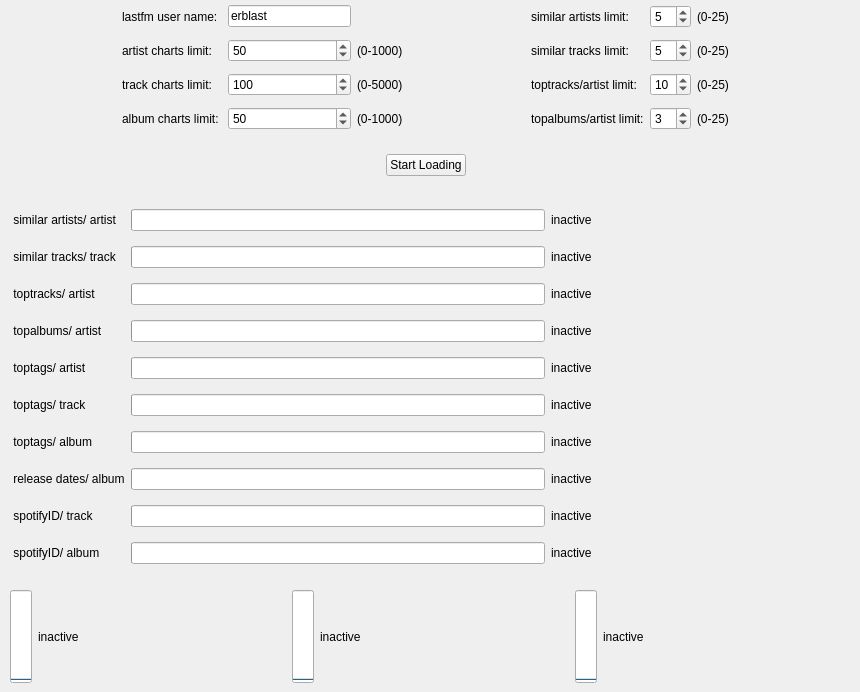
    <widget class="QWidget" name="tab_load">
     <property name="toolTip">
      <string/>
     </property>
     <property name="statusTip">
      <string/>
     </property>
     <property name="whatsThis">
      <string/>
     </property>
     <attribute name="title">
      <string>Load</string>
     </attribute>
     <widget class="QWidget" name="gridLayoutWidget">
      <property name="geometry">
       <rect>
        <x>0</x>
        <y>0</y>
        <width>851</width>
        <height>137</height>
       </rect>
      </property>
      <layout class="QGridLayout" name="gridLayout">
       <item row="2" column="1">
        <widget class="QLabel" name="lab_limit_charts_track">
         <property name="text">
          <string>track charts limit: </string>
         </property>
        </widget>
       </item>
       <item row="0" column="5">
        <widget class="QLabel" name="lab_limit_similar_artist">
         <property name="text">
          <string>similar artists limit: </string>
         </property>
        </widget>
       </item>
       <item row="0" column="7">
        <widget class="QLabel" name="lab_rec_similar_artist">
         <property name="text">
          <string>(0-25)</string>
         </property>
        </widget>
       </item>
       <item row="0" column="4">
        <spacer name="horizontalSpacer">
         <property name="orientation">
          <enum>Qt::Horizontal</enum>
         </property>
         <property name="sizeHint" stdset="0">
          <size>
           <width>40</width>
           <height>20</height>
          </size>
         </property>
        </spacer>
       </item>
       <item row="1" column="3">
        <widget class="QLabel" name="lab_rec_charts_artist">
         <property name="text">
          <string>(0-1000)</string>
         </property>
        </widget>
       </item>
       <item row="0" column="8">
        <spacer name="horizontalSpacer_4">
         <property name="orientation">
          <enum>Qt::Horizontal</enum>
         </property>
         <property name="sizeHint" stdset="0">
          <size>
           <width>40</width>
           <height>20</height>
          </size>
         </property>
        </spacer>
       </item>
       <item row="1" column="1">
        <widget class="QLabel" name="lab_limit_charts_artist">
         <property name="text">
          <string>artist charts limit: </string>
         </property>
        </widget>
       </item>
       <item row="1" column="5">
        <widget class="QLabel" name="lab_limit_similar_track">
         <property name="text">
          <string>similar tracks limit: </string>
         </property>
        </widget>
       </item>
       <item row="2" column="3">
        <widget class="QLabel" name="lab_rec_charts_track">
         <property name="text">
          <string>(0-5000)</string>
         </property>
        </widget>
       </item>
       <item row="0" column="0">
        <spacer name="horizontalSpacer_3">
         <property name="orientation">
          <enum>Qt::Horizontal</enum>
         </property>
         <property name="sizeHint" stdset="0">
          <size>
           <width>40</width>
           <height>20</height>
          </size>
         </property>
        </spacer>
       </item>
       <item row="0" column="1">
        <widget class="QLabel" name="lab_user_name">
         <property name="text">
          <string>lastfm user name:</string>
         </property>
        </widget>
       </item>
       <item row="3" column="5">
        <widget class="QLabel" name="lab_limit_topalbums">
         <property name="text">
          <string>topalbums/artist limit:</string>
         </property>
        </widget>
       </item>
       <item row="2" column="5">
        <widget class="QLabel" name="lab_limit_toptracks">
         <property name="text">
          <string>toptracks/artist limit:</string>
         </property>
        </widget>
       </item>
       <item row="1" column="7">
        <widget class="QLabel" name="lab_rec_similar_track">
         <property name="text">
          <string>(0-25)</string>
         </property>
        </widget>
       </item>
       <item row="2" column="7">
        <widget class="QLabel" name="lab_rec_toptracks">
         <property name="text">
          <string>(0-25)</string>
         </property>
        </widget>
       </item>
       <item row="0" column="2">
        <widget class="QLineEdit" name="in_txt_user">
         <property name="text">
          <string>erblast</string>
         </property>
        </widget>
       </item>
       <item row="3" column="1">
        <widget class="QLabel" name="lab_limit_chart_album">
         <property name="text">
          <string>album charts limit: </string>
         </property>
        </widget>
       </item>
       <item row="3" column="3">
        <widget class="QLabel" name="lab_rec_charts_album">
         <property name="text">
          <string>(0-1000)</string>
         </property>
        </widget>
       </item>
       <item row="3" column="7">
        <widget class="QLabel" name="lab_rec_topalbums">
         <property name="text">
          <string>(0-25)</string>
         </property>
        </widget>
       </item>
       <item row="1" column="2">
        <widget class="QSpinBox" name="in_box_limit_charts_artist">
         <property name="maximum">
          <number>1000</number>
         </property>
         <property name="value">
          <number>50</number>
         </property>
        </widget>
       </item>
       <item row="2" column="2">
        <widget class="QSpinBox" name="in_box_limit_charts_track">
         <property name="maximum">
          <number>5000</number>
         </property>
         <property name="value">
          <number>100</number>
         </property>
        </widget>
       </item>
       <item row="3" column="2">
        <widget class="QSpinBox" name="in_box_limit_charts_album">
         <property name="maximum">
          <number>1000</number>
         </property>
         <property name="value">
          <number>50</number>
         </property>
        </widget>
       </item>
       <item row="0" column="6">
        <widget class="QSpinBox" name="in_box_limit_similar_artist">
         <property name="maximum">
          <number>25</number>
         </property>
         <property name="value">
          <number>5</number>
         </property>
        </widget>
       </item>
       <item row="1" column="6">
        <widget class="QSpinBox" name="in_box_limit_similar_track">
         <property name="maximum">
          <number>25</number>
         </property>
         <property name="value">
          <number>5</number>
         </property>
        </widget>
       </item>
       <item row="2" column="6">
        <widget class="QSpinBox" name="in_box_limit_toptracks">
         <property name="maximum">
          <number>25</number>
         </property>
         <property name="value">
          <number>10</number>
         </property>
        </widget>
       </item>
       <item row="3" column="6">
        <widget class="QSpinBox" name="in_box_limit_topalbums">
         <property name="maximum">
          <number>25</number>
         </property>
         <property name="value">
          <number>3</number>
         </property>
        </widget>
       </item>
      </layout>
     </widget>
     <widget class="QWidget" name="horizontalLayoutWidget">
      <property name="geometry">
       <rect>
        <x>0</x>
        <y>140</y>
        <width>851</width>
        <height>51</height>
       </rect>
      </property>
      <layout class="QHBoxLayout" name="horizontalLayout">
       <item>
        <spacer name="horizontalSpacer_2">
         <property name="orientation">
          <enum>Qt::Horizontal</enum>
         </property>
         <property name="sizeHint" stdset="0">
          <size>
           <width>40</width>
           <height>20</height>
          </size>
         </property>
        </spacer>
       </item>
       <item>
        <widget class="QPushButton" name="btn_load">
         <property name="text">
          <string>Start Loading</string>
         </property>
        </widget>
       </item>
       <item>
        <spacer name="horizontalSpacer_5">
         <property name="orientation">
          <enum>Qt::Horizontal</enum>
         </property>
         <property name="sizeHint" stdset="0">
          <size>
           <width>40</width>
           <height>20</height>
          </size>
         </property>
        </spacer>
       </item>
      </layout>
     </widget>
     <widget class="QWidget" name="gridLayoutWidget_2">
      <property name="geometry">
       <rect>
        <x>10</x>
        <y>200</y>
        <width>841</width>
        <height>373</height>
       </rect>
      </property>
      <layout class="QGridLayout" name="gridLayout_2">
       <item row="4" column="2">
        <widget class="QLabel" name="lab_thr_status_toptags_artist">
         <property name="minimumSize">
          <size>
           <width>300</width>
           <height>0</height>
          </size>
         </property>
         <property name="text">
          <string>inactive</string>
         </property>
        </widget>
       </item>
       <item row="3" column="2">
        <widget class="QLabel" name="lab_thr_status_topalbums">
         <property name="minimumSize">
          <size>
           <width>300</width>
           <height>0</height>
          </size>
         </property>
         <property name="text">
          <string>inactive</string>
         </property>
        </widget>
       </item>
       <item row="4" column="1">
        <widget class="QProgressBar" name="bar_toptags_artist">
         <property name="value">
          <number>0</number>
         </property>
         <property name="textVisible">
          <bool>false</bool>
         </property>
        </widget>
       </item>
       <item row="6" column="2">
        <widget class="QLabel" name="lab_thr_status_toptags_album">
         <property name="minimumSize">
          <size>
           <width>300</width>
           <height>0</height>
          </size>
         </property>
         <property name="text">
          <string>inactive</string>
         </property>
        </widget>
       </item>
       <item row="2" column="2">
        <widget class="QLabel" name="lab_thr_status_toptracks">
         <property name="minimumSize">
          <size>
           <width>300</width>
           <height>0</height>
          </size>
         </property>
         <property name="text">
          <string>inactive</string>
         </property>
        </widget>
       </item>
       <item row="2" column="0">
        <widget class="QLabel" name="lab_thr_toptracks">
         <property name="text">
          <string> toptracks/ artist</string>
         </property>
        </widget>
       </item>
       <item row="3" column="0">
        <widget class="QLabel" name="lab_thr_topalbums">
         <property name="text">
          <string> topalbums/ artist</string>
         </property>
        </widget>
       </item>
       <item row="5" column="2">
        <widget class="QLabel" name="lab_thr_status_toptags_track">
         <property name="minimumSize">
          <size>
           <width>300</width>
           <height>0</height>
          </size>
         </property>
         <property name="text">
          <string>inactive</string>
         </property>
        </widget>
       </item>
       <item row="7" column="2">
        <widget class="QLabel" name="lab_thr_status_mbinfo">
         <property name="minimumSize">
          <size>
           <width>300</width>
           <height>0</height>
          </size>
         </property>
         <property name="text">
          <string>inactive</string>
         </property>
        </widget>
       </item>
       <item row="5" column="0">
        <widget class="QLabel" name="lab_thr_toptags_track">
         <property name="text">
          <string> toptags/ track</string>
         </property>
        </widget>
       </item>
       <item row="8" column="0">
        <widget class="QLabel" name="lab_thr_spotifyID_track">
         <property name="text">
          <string> spotifyID/ track</string>
         </property>
        </widget>
       </item>
       <item row="9" column="2">
        <widget class="QLabel" name="lab_thr_status_spotifyID_album">
         <property name="minimumSize">
          <size>
           <width>300</width>
           <height>0</height>
          </size>
         </property>
         <property name="text">
          <string>inactive</string>
         </property>
        </widget>
       </item>
       <item row="9" column="0">
        <widget class="QLabel" name="lab_thr_spotifyID_album">
         <property name="text">
          <string> spotifyID/ album</string>
         </property>
        </widget>
       </item>
       <item row="6" column="0">
        <widget class="QLabel" name="lab_thr_toptags_album">
         <property name="text">
          <string> toptags/ album</string>
         </property>
        </widget>
       </item>
       <item row="1" column="0">
        <widget class="QLabel" name="lab_thr_similar_track">
         <property name="text">
          <string> similar tracks/ track</string>
         </property>
        </widget>
       </item>
       <item row="8" column="2">
        <widget class="QLabel" name="lab_thr_status_spotifyID_track">
         <property name="minimumSize">
          <size>
           <width>300</width>
           <height>0</height>
          </size>
         </property>
         <property name="text">
          <string>inactive</string>
         </property>
        </widget>
       </item>
       <item row="1" column="2">
        <widget class="QLabel" name="lab_thr_status_similar_track">
         <property name="minimumSize">
          <size>
           <width>300</width>
           <height>0</height>
          </size>
         </property>
         <property name="text">
          <string>inactive</string>
         </property>
        </widget>
       </item>
       <item row="1" column="1">
        <widget class="QProgressBar" name="bar_similar_track">
         <property name="value">
          <number>0</number>
         </property>
         <property name="textVisible">
          <bool>false</bool>
         </property>
        </widget>
       </item>
       <item row="7" column="0">
        <widget class="QLabel" name="lab_thr_mbinfo">
         <property name="text">
          <string> release dates/ album</string>
         </property>
        </widget>
       </item>
       <item row="2" column="1">
        <widget class="QProgressBar" name="bar_toptracks">
         <property name="value">
          <number>0</number>
         </property>
         <property name="textVisible">
          <bool>false</bool>
         </property>
        </widget>
       </item>
       <item row="6" column="1">
        <widget class="QProgressBar" name="bar_toptags_album">
         <property name="value">
          <number>0</number>
         </property>
         <property name="textVisible">
          <bool>false</bool>
         </property>
        </widget>
       </item>
       <item row="0" column="2">
        <widget class="QLabel" name="lab_thr_status_similar_artist">
         <property name="minimumSize">
          <size>
           <width>300</width>
           <height>0</height>
          </size>
         </property>
         <property name="text">
          <string>inactive</string>
         </property>
        </widget>
       </item>
       <item row="8" column="1">
        <widget class="QProgressBar" name="bar_spotifyID_track">
         <property name="value">
          <number>0</number>
         </property>
         <property name="textVisible">
          <bool>false</bool>
         </property>
        </widget>
       </item>
       <item row="3" column="1">
        <widget class="QProgressBar" name="bar_topalbums">
         <property name="value">
          <number>0</number>
         </property>
         <property name="textVisible">
          <bool>false</bool>
         </property>
        </widget>
       </item>
       <item row="0" column="0">
        <widget class="QLabel" name="lab_thr_similar_artist">
         <property name="text">
          <string> similar artists/ artist</string>
         </property>
        </widget>
       </item>
       <item row="0" column="1">
        <widget class="QProgressBar" name="bar_similar_artist">
         <property name="value">
          <number>0</number>
         </property>
         <property name="textVisible">
          <bool>false</bool>
         </property>
        </widget>
       </item>
       <item row="4" column="0">
        <widget class="QLabel" name="lab_thr_toptags_artist">
         <property name="text">
          <string> toptags/ artist</string>
         </property>
        </widget>
       </item>
       <item row="5" column="1">
        <widget class="QProgressBar" name="bar_toptags_track">
         <property name="value">
          <number>0</number>
         </property>
         <property name="textVisible">
          <bool>false</bool>
         </property>
        </widget>
       </item>
       <item row="7" column="1">
        <widget class="QProgressBar" name="bar_mbinfo">
         <property name="value">
          <number>0</number>
         </property>
         <property name="textVisible">
          <bool>false</bool>
         </property>
        </widget>
       </item>
       <item row="9" column="1">
        <widget class="QProgressBar" name="bar_spotifyID_album">
         <property name="value">
          <number>0</number>
         </property>
         <property name="textVisible">
          <bool>false</bool>
         </property>
        </widget>
       </item>
      </layout>
     </widget>
     <widget class="QWidget" name="horizontalLayoutWidget_3">
      <property name="geometry">
       <rect>
        <x>10</x>
        <y>590</y>
        <width>841</width>
        <height>93</height>
       </rect>
      </property>
      <layout class="QHBoxLayout" name="horizontalLayout_3">
       <item>
        <widget class="QProgressBar" name="bar_call_lastfm">
         <property name="maximum">
          <number>1500</number>
         </property>
         <property name="value">
          <number>0</number>
         </property>
         <property name="textVisible">
          <bool>false</bool>
         </property>
         <property name="orientation">
          <enum>Qt::Vertical</enum>
         </property>
        </widget>
       </item>
       <item>
        <widget class="QLabel" name="lab_lastfm">
         <property name="text">
          <string>inactive</string>
         </property>
         <property name="wordWrap">
          <bool>true</bool>
         </property>
        </widget>
       </item>
       <item>
        <widget class="QProgressBar" name="bar_call_spotify">
         <property name="maximum">
          <number>1500</number>
         </property>
         <property name="value">
          <number>0</number>
         </property>
         <property name="textVisible">
          <bool>false</bool>
         </property>
         <property name="orientation">
          <enum>Qt::Vertical</enum>
         </property>
        </widget>
       </item>
       <item>
        <widget class="QLabel" name="lab_spotify">
         <property name="text">
          <string>inactive</string>
         </property>
         <property name="wordWrap">
          <bool>true</bool>
         </property>
        </widget>
       </item>
       <item>
        <widget class="QProgressBar" name="bar_call_mbinfo">
         <property name="maximum">
          <number>20</number>
         </property>
         <property name="value">
          <number>0</number>
         </property>
         <property name="textVisible">
          <bool>false</bool>
         </property>
         <property name="orientation">
          <enum>Qt::Vertical</enum>
         </property>
        </widget>
       </item>
       <item>
        <widget class="QLabel" name="lab_mbinfo">
         <property name="text">
          <string>inactive</string>
         </property>
         <property name="wordWrap">
          <bool>true</bool>
         </property>
        </widget>
       </item>
      </layout>
     </widget>
    </widget>
